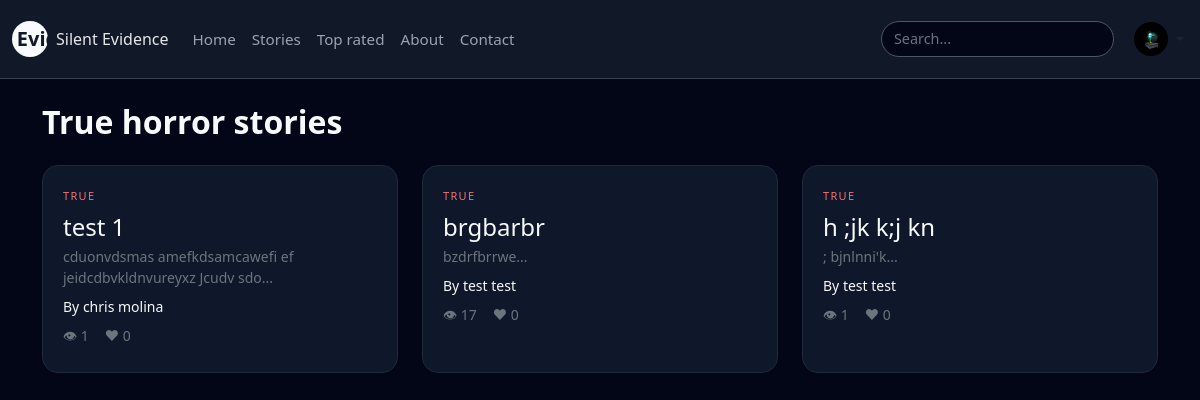
/stories_true.php (signed in), run on an earlier commit of the app's database.
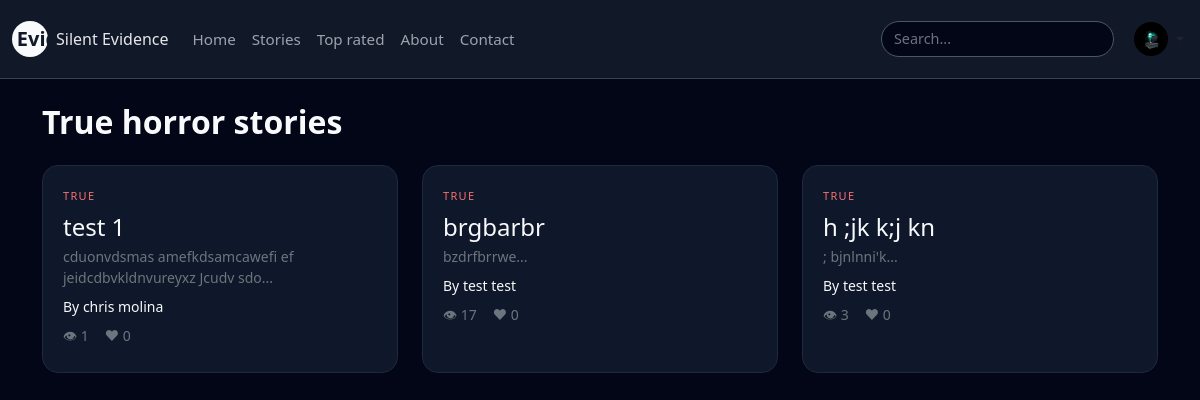
And on a later commit of the database.
### tables this page shows
CREATE TABLE `stories` (
  `id` int(10) UNSIGNED NOT NULL,
  `user_id` int(10) UNSIGNED NOT NULL,
  `title` varchar(200) NOT NULL,
  `slug` varchar(220) NOT NULL,
  `category` enum('true','paranormal','urban','short','haunted','ghosts','missing','crime','sleep','forest','night','calls','creatures','abandoned','psychological') NOT NULL DEFAULT 'true',
  `content` longtext NOT NULL,
  `image_path` varchar(255) DEFAULT NULL,
  `is_published` tinyint(1) NOT NULL DEFAULT 1,
  `is_featured` tinyint(1) NOT NULL DEFAULT 0,
  `views` int(10) UNSIGNED NOT NULL DEFAULT 0,
  `likes` int(10) UNSIGNED NOT NULL DEFAULT 0,
  `image` varchar(255) DEFAULT NULL,
  `created_at` datetime NOT NULL DEFAULT current_timestamp(),
  `updated_at` datetime NOT NULL DEFAULT current_timestamp() ON UPDATE current_timestamp()
);

CREATE TABLE `users` (
  `id` int(10) UNSIGNED NOT NULL,
  `username` varchar(50) NOT NULL,
  `email` varchar(190) NOT NULL,
  `password_hash` varchar(255) NOT NULL,
  `display_name` varchar(100) NOT NULL,
  `avatar` varchar(255) DEFAULT NULL,
  `bio` text DEFAULT NULL,
  `role` enum('user','admin') NOT NULL DEFAULT 'user',
  `created_at` datetime NOT NULL DEFAULT current_timestamp(),
  `last_login` datetime DEFAULT NULL
);

### stories_true.php (the view, shortened to what this page needs)
<?php
require 'include/db.php';
$stmt = $pdo->prepare("
    SELECT s.id, s.title, s.content, s.category, s.views, s.likes, s.created_at,
           u.display_name, u.username
    FROM stories s
    JOIN users u ON u.id = s.user_id
    WHERE s.category = 'true' AND s.is_published = 1
    ORDER BY s.created_at DESC
");
$stmt->execute();
$stories = $stmt->fetchAll();
?>
<!doctype html>
<html lang='en'>
<head>
<link rel="stylesheet" href="css/style.css">
<link href='https://cdn.jsdelivr.net/npm/bootstrap@5.3.3/dist/css/bootstrap.min.css' rel='stylesheet'>
</head>
<body>
<?php include 'include/header.php'; ?>
<div class='container py-4'>
    <h1 class='mb-4'>True horror stories</h1>
    <div class='row g-4'>
        <?php foreach ($stories as $story): ?>
        <div class='col-md-4'>
            <a href='story.php?id=<?php echo $story['id']; ?>' class='text-decoration-none'>
                <div class='story-card h-100'>
                    <div class='story-tag mb-2'>TRUE</div>
                    <h4 class='text-light mb-1'>
                        <?php echo htmlspecialchars($story['title']); ?>
                    </h4>
                    <p class='text-secondary small mb-2'>
                        <?php echo htmlspecialchars(substr($story['content'],0,60)); ?>...
                    </p>
                    <p class='small mb-0 text-light'>
                        By <?php echo htmlspecialchars($story['display_name']); ?>
                    </p>
                    <div class='d-flex gap-3 mt-2 text-secondary small'>
                        <span>👁 <?php echo $story['views']; ?></span>
                        <span>❤ <?php echo $story['likes']; ?></span>
                    </div>
                </div>
            </a>
        </div>
        <?php endforeach; ?>
    </div>
</div>
</body>
</html>

What changed in the data, as far as the page shows it:
changed stories "h ;jk k;j kn": views "1" → "3"
